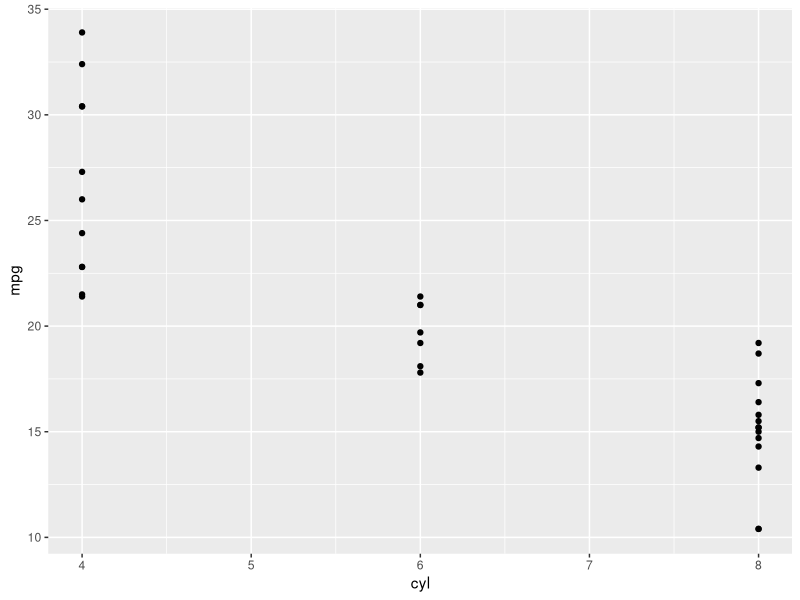
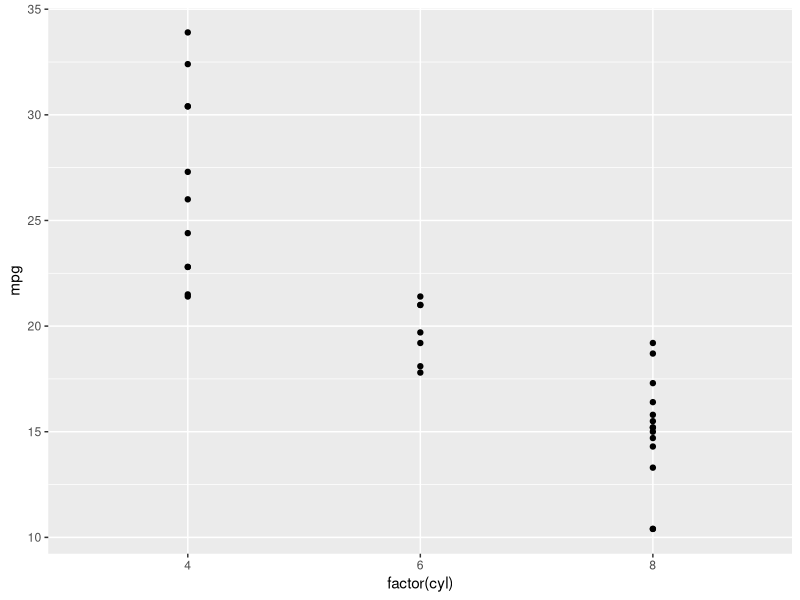
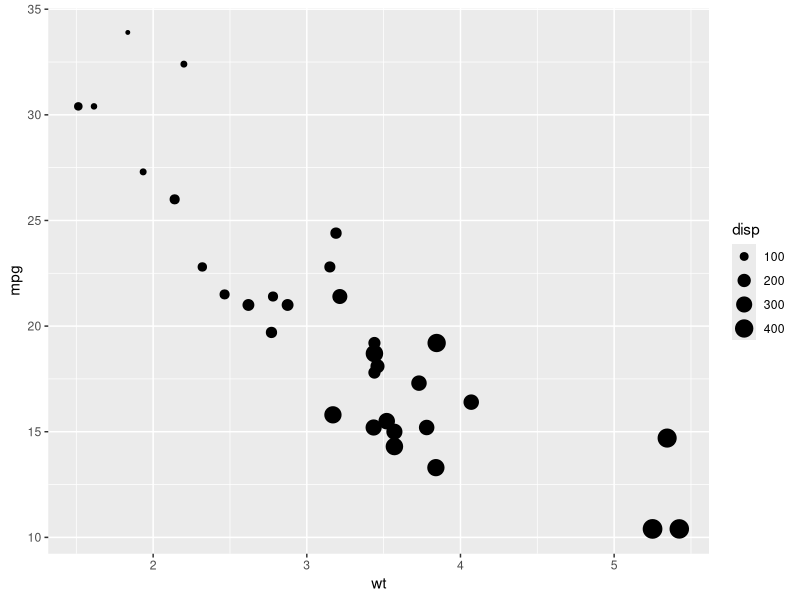
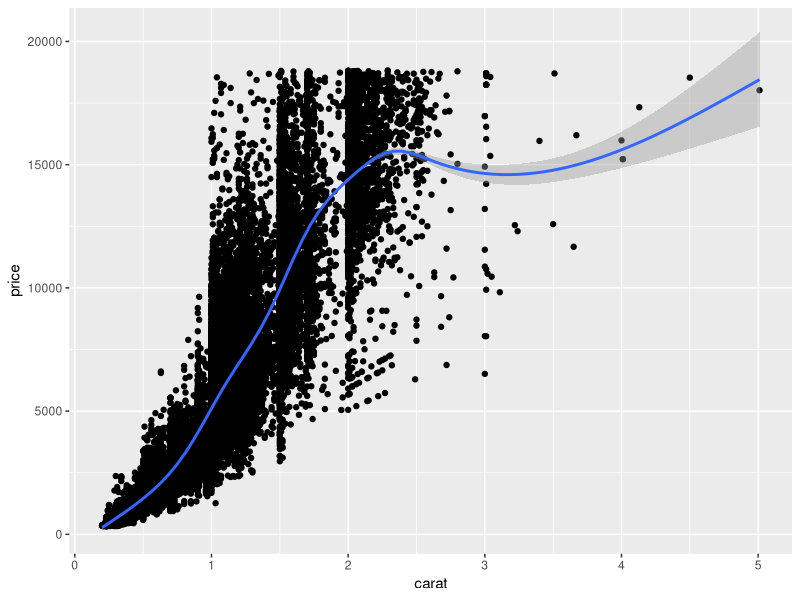
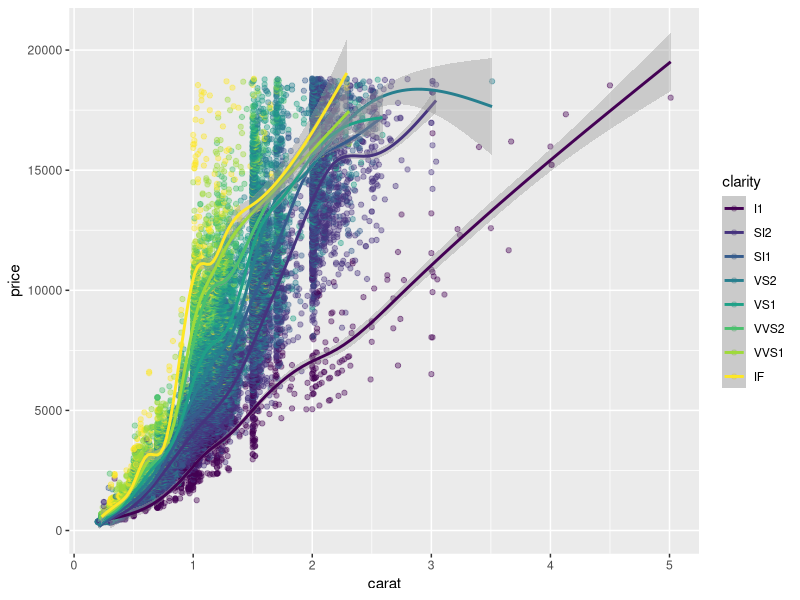
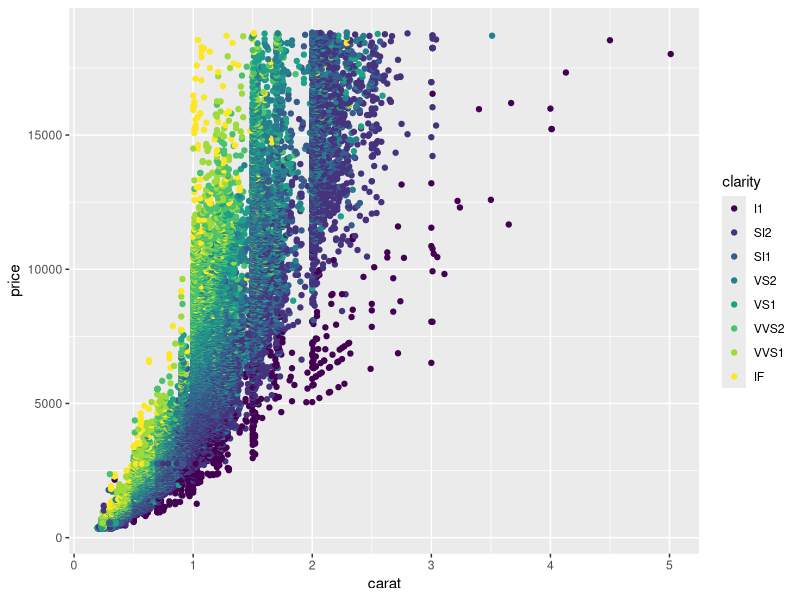
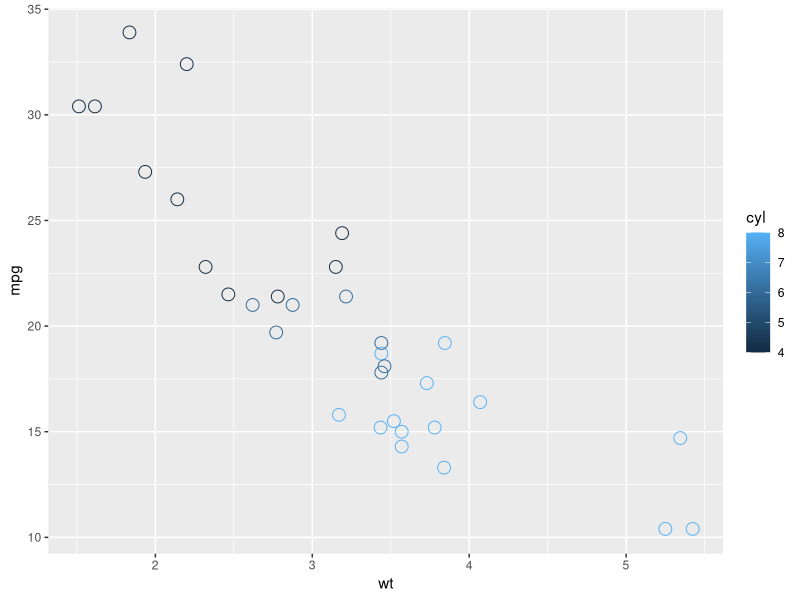
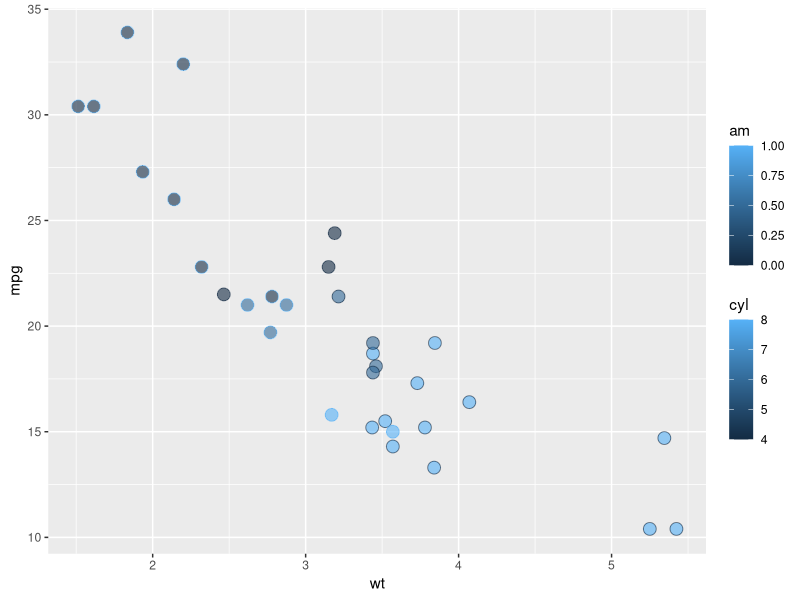

Write R code to recreate these figures, in order. (Note: this script raises an error after producing the figures.)
## ---- chunk 1
# Load the ggplot2 package
library(ggplot2)
# Explore the mtcars data frame with str()
str(mtcars)
names(mtcars)
# Execute the following command
ggplot(mtcars, aes(cyl, mpg)) +
  geom_point()
## ---- chunk 2
# Load the ggplot2 package
library(ggplot2)

# Change the command below so that cyl is treated as factor
ggplot(mtcars, aes(factor(cyl), mpg)) +
  geom_point()
## ---- chunk 3
# Change the color aesthetic to a size aesthetic
ggplot(mtcars, aes(wt, mpg, size = disp)) +
  geom_point()
## ---- chunk 4
# Add geom_smooth() with +
ggplot(diamonds, aes(carat, price)) +
  geom_point() +
  geom_smooth()
## ---- chunk 5
# Make the points 40% opaque
ggplot(diamonds, aes(carat, price, color = clarity)) +
  geom_point(alpha=0.4) +
  geom_smooth()
## ---- chunk 6
# From previous step
plt_price_vs_carat <- ggplot(diamonds, aes(carat, price))

# Edit this to map color to clarity
# Assign the updated plot to a new object
plt_price_vs_carat_by_clarity <- plt_price_vs_carat + geom_point(aes(color = clarity))

# See the plot
plt_price_vs_carat_by_clarity
## ---- chunk 7
ggplot(mtcars, aes(wt, mpg, color = cyl)) +
  # Set the shape and size of the points
  geom_point(shape=1, size=4)
## ---- chunk 8
# Map color to am
ggplot(mtcars, aes(wt, mpg, fill = cyl,color=am)) +
  geom_point(shape = 21, size = 4, alpha = 0.6)

## ---- chunk 9
# Base layer
plt_mpg_vs_wt <- ggplot(mtcars, aes(wt, mpg))

# Use text layer and map fcyl to label
plt_mpg_vs_wt +
  geom_text(aes(label = cyl))
## ---- chunk 10
# A hexadecimal color
my_blue <- "#4ABEFF"

# Change the color mapping to a fill mapping
ggplot(mtcars, aes(wt, mpg, fill = cyl)) +
  # Set point size and shape
 geom_point(color=my_blue, size=10, shape=1)
## ---- chunk 11
ggplot(mtcars, aes(wt, mpg, color = fcyl)) +
  # Add points layer with shape 24 and color yellow
  geom_point(shape=24, color="yellow")
## ---- chunk 12
# 5 aesthetics: add a mapping of size to hp / wt
ggplot(mtcars, aes(mpg, qsec, color = cyl, size= hp/wt)) +
  geom_point()
## ---- chunk 13
palette <- c(automatic = "#377EB8", manual = "#E41A1C")

# Set the position
ggplot(mtcars, aes(cyl, fill = am)) +
  geom_bar(position = 'dodge') +
  labs(x = "Number of Cylinders", y = "Count")
  scale_fill_manual("Transmission", values = palette)
## ---- chunk 14
ggplot(mtcars, aes(mpg, 0)) +
  geom_jitter() +
  # Set the y-axis limits
  ylim(-2, 2)
## ---- chunk 15
# Plot price vs. carat, colored by clarity
plt_price_vs_carat_by_clarity <- ggplot(diamonds, aes(carat, price, color = clarity))

# Set transparency to 0.5
plt_price_vs_carat_by_clarity + geom_point(alpha = 0.5, shape = 16)
## ---- chunk 16
# Plot base
plt_mpg_vs_fcyl_by_fam <- ggplot(mtcars, aes(cyl, mpg, color = am))

# Default points are shown for comparison
plt_mpg_vs_fcyl_by_fam + geom_point()

# Now jitter and dodge the point positions
plt_mpg_vs_fcyl_by_fam + geom_point(position=position_jitterdodge(jitter.width=0.3, dodge.width=0.3))


## ---- chunk 17
ggplot(iris, aes(Sepal.Length, Sepal.Width, color = Species)) +
  # Use a jitter position function with width 0.1
 # geom_point(alpha = 0.5)

 geom_point(position=position_jitter(width = 0.1), alpha = 0.5)
## ---- chunk 18
library(carData)
# Examine the structure of Vocab
str(Vocab)

ggplot(Vocab, aes(education, vocabulary)) +
  # Set the shape to 1
  geom_jitter(alpha = 0.2, shape= 1)
## ---- chunk 19
datacamp_light_blue <- "#51A8C9"

ggplot(mtcars, aes(mpg, ..density..)) +
  # Set the fill color to datacamp_light_blue
  geom_histogram(binwidth = 1, fill=datacamp_light_blue)
## ---- chunk 20
ggplot(mtcars, aes(mpg, fill = am)) +
  # Change the position to identity, with transparency 0.4
  geom_histogram(binwidth = 1, position = "identity", alpha=0.4)
## ---- chunk 21
ggplot(mtcars, aes(cyl, fill = am)) +
  # Change the position to "dodge"
  geom_bar(position = "dodge")
## ---- chunk 22
ggplot(mtcars, aes(cyl, fill = am)) +
  # Set the transparency to 0.6
  geom_bar(position = position_dodge(width = 0.2), , alpha=0.6)
## ---- chunk 23
# Plot education, filled by vocabulary
ggplot(Vocab, aes(education, fill = vocabulary)) +
  # Add a bar layer with position "fill"
  geom_bar(position = "fill") +
  # Add a brewer fill scale with default palette
  scale_fill_brewer(palette = "Set1")
## ---- chunk 24
# Change the y-axis to the proportion of the population that is unemployed
ggplot(economics, aes(date, unemploy/pop)) +
  geom_line()
## ---- chunk 25
#library(FSAdata)
#library(FSA)
# Plot the Rainbow Salmon time series
#ggplot(fish.species, aes(x = Year, y = Rainbow)) +
# geom_line()

# Plot the Pink Salmon time series
#ggplot(fish.species, aes(x = Year, y = Pink)) +
#  geom_line()

# Plot multiple time-series by grouping by species
#ggplot(fish.tidy, aes(Year, Capture)) +
#  geom_line(aes(group = Species))

# Plot multiple time-series by coloring by species
#ggplot(fish.tidy, aes(Year, Capture, color = Species)) +
#  geom_line()
## ---- chunk 26
# Position the legend inside the plot at (0.6, 0.1)
plt_prop_unemployed_over_time +
  theme(legend.position=c(0.6, 0.1))
## ---- chunk 27
plt_prop_unemployed_over_time +
  theme(
    rect = element_rect(fill = "grey92"),
    legend.key = element_rect(color = NA),
    axis.ticks = element_blank(),
    panel.grid = element_blank(),
    panel.grid.major.y = element_line(
      color = "white",
      size = 0.5,
      linetype = "dotted"
    ),
    # Set the axis text color to grey25
    axis.text=element_text(
      color = "grey25"),
    # Set the plot title font face to italic and font size to 16
   plot.title=element_text(
     size=16, face = "italic"
  ))
## ---- chunk 28
plt_mpg_vs_wt_by_cyl +
  theme(
    # Set the plot margin to (10, 30, 50, 70) millimeters
    plot.margin=margin(10, 30, 50, 70, "mm")
  )
## ---- chunk 29
# Add a void theme
plt_prop_unemployed_over_time +
 theme_void()
## ---- chunk 30
# Use the Wall Street Journal theme
plt_prop_unemployed_over_time +
  theme_wsj()
## ---- chunk 31
theme_recession <- theme(
  rect = element_rect(fill = "grey92"),
  legend.key = element_rect(color = NA),
  axis.ticks = element_blank(),
  panel.grid = element_blank(),
  panel.grid.major.y = element_line(color = "white", size = 0.5, linetype = "dotted"),
  axis.text = element_text(color = "grey25"),
  plot.title = element_text(face = "italic", size = 16),
  legend.position = c(0.6, 0.1)
)
theme_tufte_recession <- theme_tufte() + theme_recession

# Set theme_tufte_recession as the default theme
theme_set(theme_tufte_recession)

# Draw the plot (without explicitly adding a theme)
plt_prop_unemployed_over_time
## ---- chunk 32
plt_prop_unemployed_over_time +
  theme_tufte() +
  theme(
    legend.position = "none",
    axis.ticks = element_blank(),
    axis.title = element_text(color = "grey60"),
    axis.text = element_text(color = "grey60"),
    # Set the panel gridlines major y values
    panel.grid.major.y = element_line(
      # Set the color to grey60
     color="grey60",
      # Set the size to 0.25
      size=0.25,
      # Set the linetype to dotted
      linetype="dotted"
    )
  )
## ---- chunk 33
# Set the color scale
palette <- brewer.pal(5, "RdYlBu")[-(2:4)]

# Add a title and caption
ggplot(gm2007, aes(x = lifeExp, y = country, color = lifeExp)) +
  geom_point(size = 4) +
  geom_segment(aes(xend = 30, yend = country), size = 2) +
  geom_text(aes(label = round(lifeExp,1)), color = "white", size = 1.5) +
  scale_x_continuous("", expand = c(0,0), limits = c(30,90), position = "top") +
  scale_color_gradientn(colors = palette) +
  labs(title= "Highest and lowest life expectancies, 2007", caption = "Source: gapminder")
## ---- chunk 34
# Add a curve
plt_country_vs_lifeExp +  
  step_1_themes +
  geom_vline(xintercept = global_mean, color = "grey40", linetype = 3) +
  step_3_annotation +
  annotate(
    "curve",
    x = x_start, y = y_start,
    xend = x_end, yend = y_end,
    arrow = arrow(length = unit(0.2, "cm"), type = "closed"),
    color = "grey40"
  )
